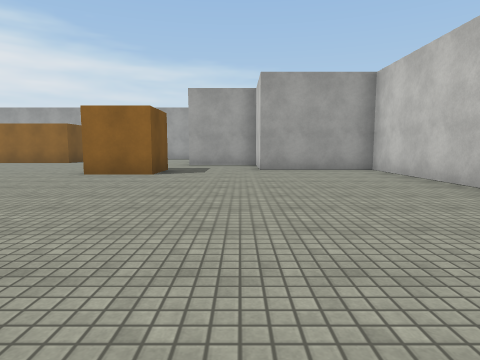
[1] (above)

19 first-person views from a walk through a Unity game level. The camera is 1.2 m above the floor, tilts 6° down and sees 75° across. The floor is counted in squares, 2 m on a side. Each view is taken from the middle of a square. On the plan, view 1 faces up. The plan holds only what a view shows up to about 9 squares ahead; the rest is blank. The player character is not drawn. Surface patterns are stand-ins for the level's own textures.

[2]
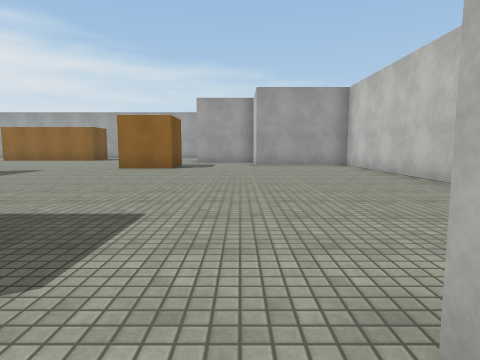

[3]
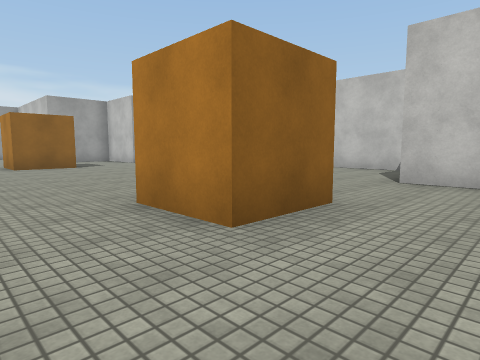

[4]
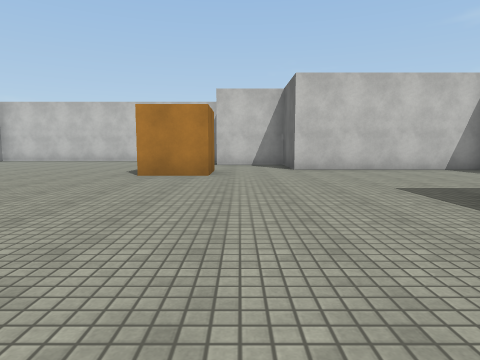

[5]
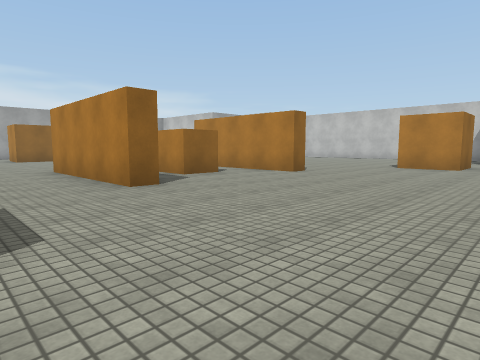

[6]
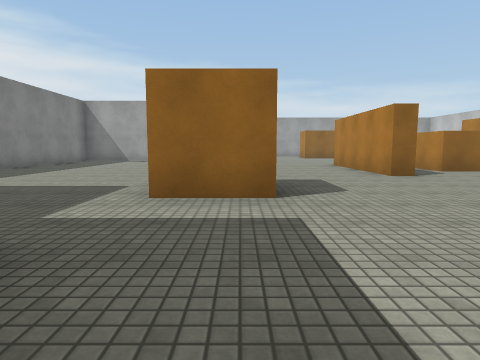

[7]
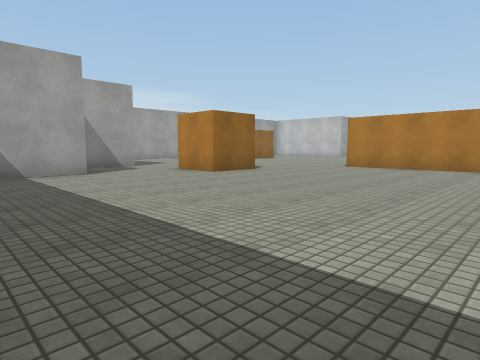

[8]
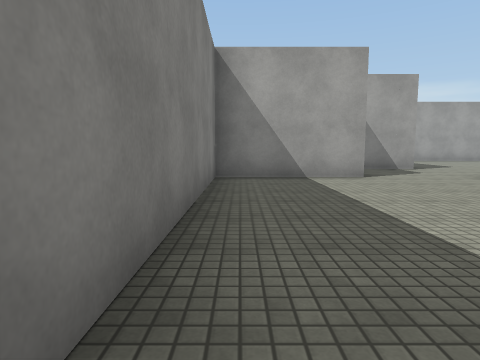

[9]
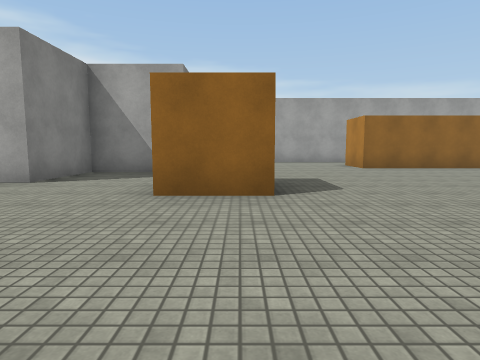

[10]
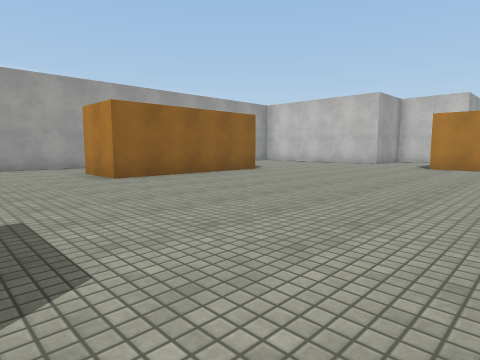

[11]
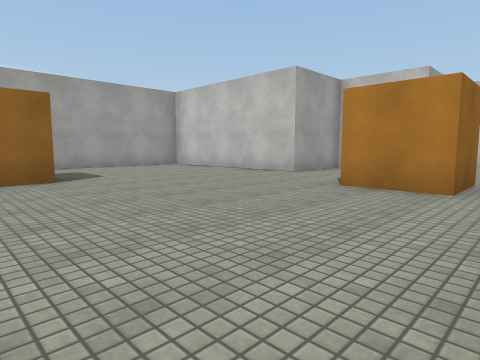

[12]
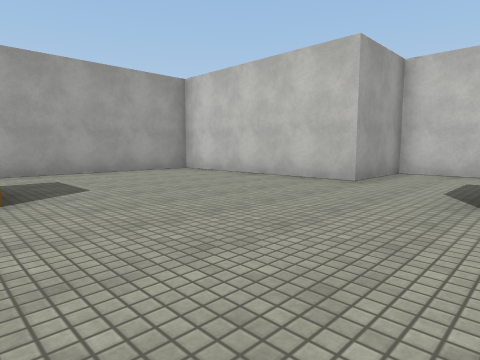

[13]
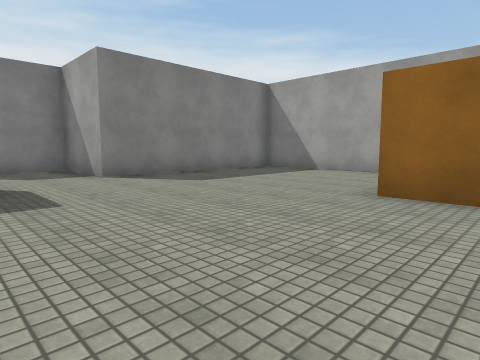

[14]
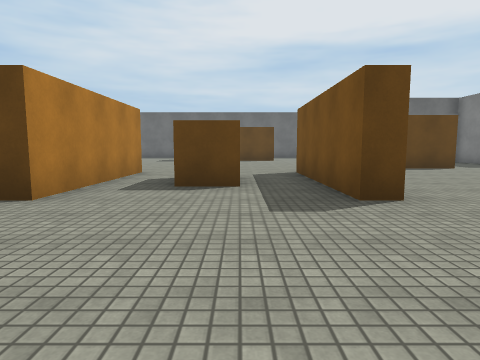

[15]
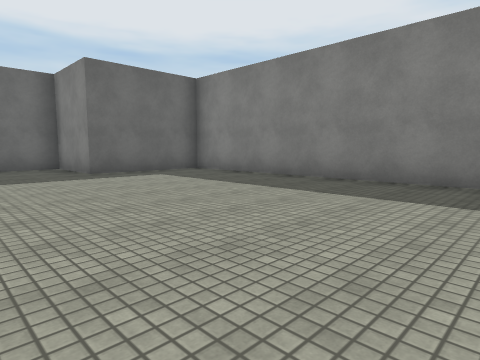

[16]
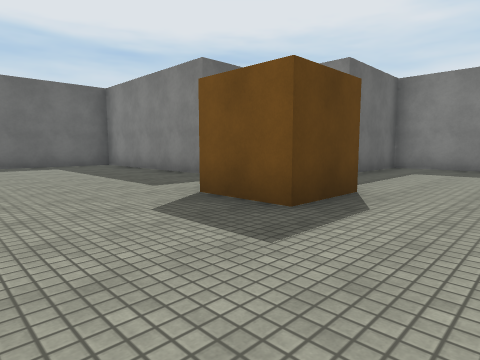

[17]
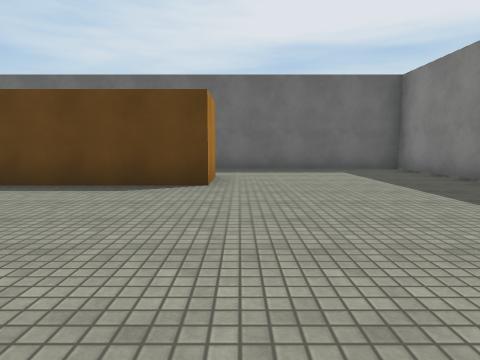

[18]
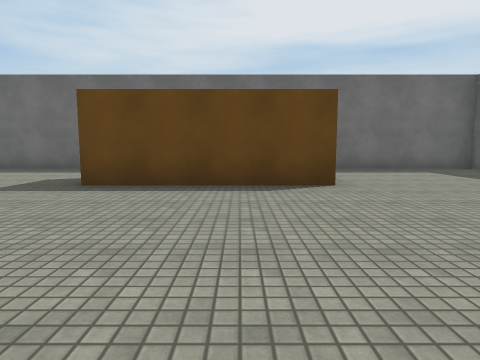

[19]
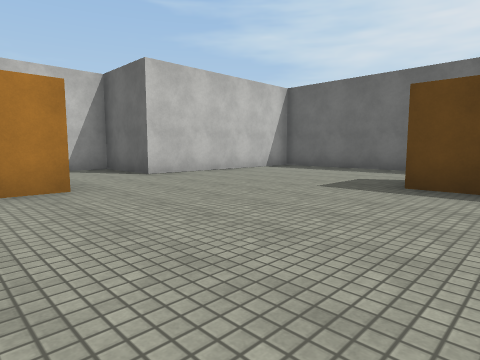

### Floor plan
Points are (right, up) in squares from view 1. A wall is a line through its corners. A room is listed if a view was taken in it or the views show most of it. See-through windows are left out.
Room 1 (views 1, 2)
walls: (-1.9, 8.4) (-1.9, 6.8) (-3.4, 6.8); (3.5, 3.1) (3.5, 8.2) (0.5, 8.2) (0.5, 10.4) (-1.7, 10.4); (-6.1, 1.5) (-6.6, 1.5); (3.5, -0.4) (3.5, 1.4); (-1.7, -3.4) (0.5, -3.4) (0.5, -1.1)
ways out: opening at (-3.6, -0.4) to room 2; opening at (-3.2, 7.5) to room 2
Room 2 (views 3, 4, 5, 6, 7, 8, 9, 10, 11, 12, 13, 14, 15, 16, 17, 18, 19)
walls: (-10.8, 1.5) (-10.8, 5.5) (-10.4, 5.5) (-10.4, 1.5) (-10.8, 1.5); (-9, 4.3) (-8, 4.3); (-7.9, 2.7) (-9, 2.7); (-13.5, 6.8) (-15.1, 6.8) (-15.1, 8.4); (-6.6, 1.5) (-6.6, 5.5) (-6.2, 5.5); (-15.1, 0.2) (-13.6, 0.2) (-13.6, -1.3) (-15.1, -1.3); (-15.3, -3.5) (-15.3, -8.5) (-10.2, -8.5); (-3.4, 6.8) (-3.4, 8.4); (-10.5, -6.4) (-10.5, -4.9) (-6.5, -4.9); (-6.4, 11.9) (-10.5, 11.9) (-10.5, 13.5); (-1.9, -1.3) (-3.4, -1.3) (-3.4, 0.2); (-1.7, 10.4) (-1.7, 15.5) (-6.1, 15.5); (-15.3, 14.6) (-15.3, 10.4) (-17.5, 10.4) (-17.5, 8.2) (-20.5, 8.2) (-20.5, -1.2) (-17.5, -1.2) (-17.5, -3.4) (-16.2, -3.4); (-9.8, 15.5) (-14.4, 15.5); (-5.5, -8.5) (-2.4, -8.5); (-1.7, -8.4) (-1.7, -3.4)
ways out: opening at (-3.6, -0.4) to room 1; opening at (-3.2, 7.5) to room 1

Where each view was taken, in squares from view 1:
view 1: 0 up, 0 right, facing up
view 2: 2 down, 0 right, facing up
view 3: 3 down, 5 left, facing up-right
view 4: 2 down, 10 left, facing right
view 5: 3 down, 13 left, facing up-right
view 6: 5 down, 14 left, facing up
view 7: 1 up, 20 left, facing up-right
view 8: 2 up, 20 left, facing up
view 9: 3 up, 14 left, facing up
view 10: 6 up, 13 left, facing up-right
view 11: 6 up, 8 left, facing up-right
view 12: 8 up, 7 left, facing up-right
view 13: 8 up, 9 left, facing up-left
view 14: 9 up, 9 left, facing down
view 15: 6 up, 15 left, facing down-left
view 16: 2 up, 11 left, facing down-left
view 17: 0 up, 11 left, facing down
view 18: 0 up, 9 left, facing down
view 19: 0 up, 8 left, facing down-right
